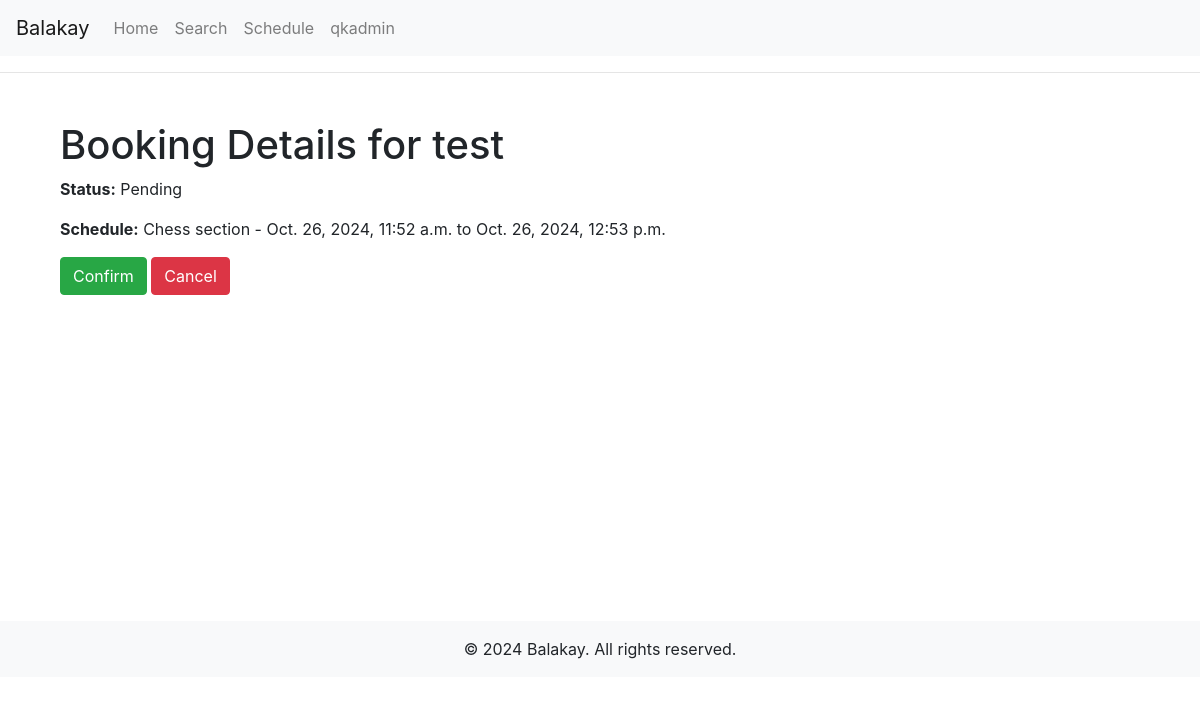
The app's page /booking/3/ (signed in), older data.
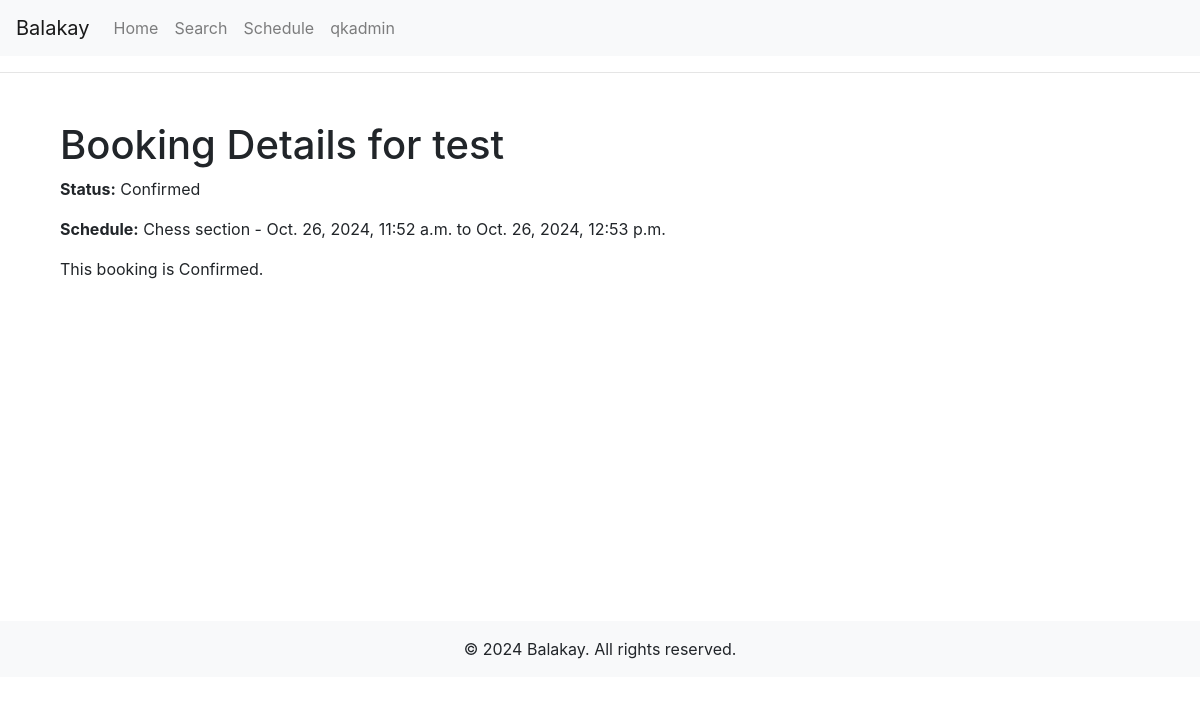
The same page, newer data.
### centers/models.py (models this page shows, shortened)
class Booking(models.Model):
    PENDING = 'pending'
    CONFIRMED = 'confirmed'
    CANCELLED = 'cancelled'
    STATUS_CHOICES = [
        (PENDING, 'Pending'),
        (CONFIRMED, 'Confirmed'),
        (CANCELLED, 'Cancelled'),
     ]
    user = models.ForeignKey(User, on_delete=models.CASCADE, null=True, blank=True)
    client = models.OneToOneField('users.Client', on_delete=models.CASCADE,null=True, blank=True)
    schedule = models.ForeignKey(Schedule, on_delete=models.CASCADE)
    parent_name = models.CharField(max_length=255)
    parent_phone = models.CharField(max_length=20)
    child_name = models.CharField(max_length=255)
    status = models.CharField(max_length=20, choices=STATUS_CHOICES, default=PENDING)
    created_at = models.DateTimeField(auto_now_add=True)
    confirmed_at = models.DateTimeField(null=True, blank=True)
    cancelled_at = models.DateTimeField(null=True, blank=True)

class Schedule(models.Model):
    section = models.ForeignKey(Section, on_delete=models.CASCADE)
    start_time = models.DateTimeField()
    end_time = models.DateTimeField()
    total_slots = models.PositiveIntegerField()

class Section(models.Model):
    center = models.ForeignKey(Center, on_delete=models.CASCADE)
    category = models.ForeignKey(Category, on_delete=models.SET_NULL, null=True, related_name='sections')
    name = models.CharField(max_length=255)
    description = models.TextField()
    duration_minutes = models.PositiveIntegerField()
    min_age = models.PositiveIntegerField()
    max_age = models.PositiveIntegerField()

### centers/views.py (the view, shortened to what this page needs)
# urls.py: path('booking/<int:booking_id>/', booking_detail, name='booking_detail'),
def booking_detail(request, booking_id):
    booking = get_object_or_404(Booking, id=booking_id, user=request.user)
    return render(request, 'centers/booking_detail.html', {'booking': booking})

### centers/templates/centers/booking_detail.html (shortened to what this page needs)
{% extends 'base.html' %}
{% block content %}
<div class="container mt-5">
    <h1>Booking Details for {{ booking.child_name }}</h1>
    <p><strong>Status:</strong> {{ booking.get_status_display }}</p>
    <p><strong>Schedule:</strong> {{ booking.schedule.section.name }} - {{ booking.schedule.start_time }} to {{ booking.schedule.end_time }}</p>
    <form method="POST">
        {% if booking.status == 'pending' %}
            <button type="submit" name="action" value="confirm" class="btn btn-success">Confirm</button>
            <button type="submit" name="action" value="cancel" class="btn btn-danger">Cancel</button>
        {% else %}
            <p>This booking is {{ booking.get_status_display }}.</p>
        {% endif %}
    </form>
</div>
{% endblock %}

Row changes from the older to the newer data that the page shows:
changed Booking "test": status "Pending" → "Confirmed"; status (not shown) → "Confirmed"
Text that changed along with them:
text no longer shown: "Confirm Cancel"
text now shown: "This booking is ."
